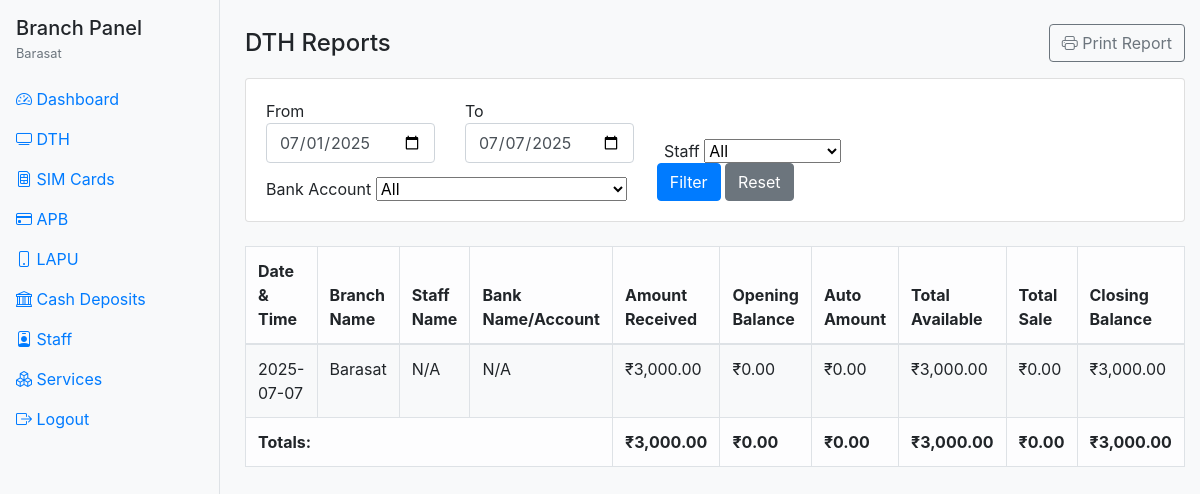
Screenshot of /branch/dth/reports.php (signed in) with the database file from the repository.
### tables this page shows
CREATE TABLE `branches` (
  `id` int(11) NOT NULL,
  `branch_code` varchar(10) NOT NULL,
  `branch_name` varchar(100) NOT NULL,
  `branch_type` enum('main','sub','satellite') DEFAULT 'sub',
  `opening_date` date NOT NULL,
  `address1` varchar(255) NOT NULL,
  `address2` varchar(255) DEFAULT NULL,
  `city` varchar(100) NOT NULL,
  `postal_code` varchar(10) NOT NULL,
  `contact_number` varchar(15) NOT NULL,
  `email` varchar(100) NOT NULL,
  `manager_name` varchar(100) DEFAULT NULL,
  `working_hours` varchar(100) DEFAULT NULL,
  `notes` text DEFAULT NULL,
  `status` enum('active','inactive') DEFAULT 'active',
  `created_by` int(11) DEFAULT NULL,
  `created_at` timestamp NOT NULL DEFAULT current_timestamp(),
  `updated_by` int(11) DEFAULT NULL,
  `updated_at` timestamp NOT NULL DEFAULT current_timestamp() ON UPDATE current_timestamp()
);

CREATE TABLE `dth` (
  `id` int(11) NOT NULL,
  `branch_id` int(11) DEFAULT NULL,
  `staff_id` int(11) DEFAULT NULL,
  `transaction_date` date DEFAULT NULL,
  `amount_received` decimal(10,2) DEFAULT 0.00,
  `opening_balance` decimal(10,2) DEFAULT 0.00,
  `auto_amount` decimal(10,2) DEFAULT 0.00,
  `total_available_fund` decimal(10,2) DEFAULT 0.00,
  `total_spent` decimal(10,2) DEFAULT 0.00,
  `closing_amount` decimal(10,2) DEFAULT 0.00,
  `created_at` timestamp NOT NULL DEFAULT current_timestamp(),
  `bank_account_id` int(11) DEFAULT NULL,
  `notes` text DEFAULT NULL,
  `closing_stock` int(11) DEFAULT 0
);

### branch/dth/reports.php (the view, shortened to what this page needs)
<?php
$user = $_SESSION['branch_user'];
$branch_id = $user['branch_id'];
$page_title = 'DTH Reports';
$db = new Database();
$conn = $db->getConnection();
$stmt = $conn->prepare("SELECT branch_name FROM branches WHERE id = ?");
$stmt->execute([$branch_id]);
$branch_row = $stmt->fetch(PDO::FETCH_ASSOC);
$branch_name = $branch_row ? $branch_row['branch_name'] : '';
$from_date = isset($_GET['from_date']) && $_GET['from_date'] ? $_GET['from_date'] : date('Y-m-01');
$to_date = isset($_GET['to_date']) && $_GET['to_date'] ? $_GET['to_date'] : date('Y-m-d');
$where = ["d.branch_id = ?"];
$params = [$branch_id];
if ($from_date && $to_date) {
    $where[] = "DATE(d.transaction_date) BETWEEN ? AND ?";
    $params[] = $from_date;
    $params[] = $to_date;
}
$sql = "
    SELECT d.*, b.branch_name, s.full_name as staff_name, ba.bank_name, ba.account_number
    FROM dth d
    LEFT JOIN branches b ON d.branch_id = b.id
    LEFT JOIN staff s ON d.staff_id = s.id
    LEFT JOIN bank_accounts ba ON d.bank_account_id = ba.id
    WHERE " . implode(" AND ", $where) . "
    ORDER BY d.transaction_date DESC, d.created_at DESC
";
$stmt = $conn->prepare($sql);
$stmt->execute($params);
$transactions = $stmt->fetchAll(PDO::FETCH_ASSOC);
$totals = [
    'opening_balance' => 0,
    'amount_received' => 0,
    'auto_amount' => 0,
    'total_available_fund' => 0,
    'total_spent' => 0,
    'closing_amount' => 0,
];
foreach ($transactions as $row) {
    $totals['opening_balance'] += $row['opening_balance'];
    $totals['amount_received'] += $row['amount_received'];
    $totals['auto_amount'] += $row['auto_amount'];
    $totals['total_available_fund'] += $row['total_available_fund'];
    $totals['total_spent'] += $row['total_spent'];
    $totals['closing_amount'] += $row['closing_amount'];
}
?>
<!DOCTYPE html>
<html lang="en">
<head>
    <link href="../../assets/css/bootstrap.min.css" rel="stylesheet">
    <link href="../../assets/css/bootstrap-icons.css" rel="stylesheet">
</head>
<body class="bg-light">
    <div class="sidebar d-none d-lg-block">
        <div class="px-3 mb-3">
            <h5 class="mb-1">Branch Panel</h5>
            <div class="small text-muted"><?php echo htmlspecialchars($branch_name); ?></div>
        </div>
        <nav class="nav flex-column">
            <a class="nav-link" href="../dashboard.php"><i class="bi bi-speedometer2"></i> Dashboard</a>
            <a class="nav-link" href="index.php"><i class="bi bi-tv"></i> DTH</a>
            <a class="nav-link" href="../sim_cards/index.php"><i class="bi bi-sim"></i> SIM Cards</a>
            <a class="nav-link" href="../apb/index.php"><i class="bi bi-credit-card"></i> APB</a>
            <a class="nav-link" href="../lapu/index.php"><i class="bi bi-phone"></i> LAPU</a>
            <a class="nav-link" href="../cash_deposits/index.php"><i class="bi bi-bank"></i> Cash Deposits</a>
            <a class="nav-link" href="../staff.php"><i class="bi bi-person-badge"></i> Staff</a>
            <a class="nav-link" href="../services.php"><i class="bi bi-boxes"></i> Services</a>
            <a class="nav-link" href="../logout.php"><i class="bi bi-box-arrow-right"></i> Logout</a>
        </nav>
    </div>
    <div class="main-content">
    <div class="container-fluid py-4">
        <div class="d-flex justify-content-between align-items-center mb-3 noprint">
            <h4 class="mb-0"><?php echo $page_title; ?></h4>
            <button class="btn btn-outline-secondary" onclick="window.print()">
                <i class="bi bi-printer"></i> Print Report
            </button>
        </div>
        <div class="card mb-4 noprint">
            <div class="card-body">
                <form class="row g-2 align-items-end" method="get">
                    <div class="col-auto">
                        <label for="from_date" class="form-label mb-0">From</label>
                        <input type="date" class="form-control" name="from_date" id="from_date" value="<?php echo htmlspecialchars($from_date); ?>">
                    </div>
                    <div class="col-auto">
                        <label for="to_date" class="form-label mb-0">To</label>
                        <input type="date" class="form-control" name="to_date" id="to_date" value="<?php echo htmlspecialchars($to_date); ?>">
                    </div>
                    <div class="col-auto">
                        <label for="staff_id" class="form-label mb-0">Staff</label>
                        <select class="form-select" name="staff_id" id="staff_id">
                            <option value="">All</option>
                        </select>
                    </div>
                    <div class="col-auto">
                        <label for="bank_account_id" class="form-label mb-0">Bank Account</label>
                        <select class="form-select" name="bank_account_id" id="bank_account_id">
                            <option value="">All</option>
                        </select>
                    </div>
                    <div class="col-auto">
                        <button type="submit" class="btn btn-primary">Filter</button>
                        <a href="reports.php" class="btn btn-secondary">Reset</a>
                    </div>
                </form>
            </div>
        </div>
        <?php if (!empty($transactions)): ?>
        <div class="table-responsive mb-4">
            <table class="table table-bordered table-hover align-middle mb-0">
                <thead class="table-light">
                    <tr>
                        <th>Date & Time</th>
                        <th>Branch Name</th>
                        <th>Staff Name</th>
                        <th>Bank Name/Account</th>
                        <th>Amount Received</th>
                        <th>Opening Balance</th>
                        <th>Auto Amount</th>
                        <th>Total Available</th>
                        <th>Total Sale</th>
                        <th>Closing Balance</th>
                    </tr>
                </thead>
                <tbody>
                <?php foreach($transactions as $row): ?>
                    <tr>
                        <td><?php echo htmlspecialchars($row['transaction_date']); ?></td>
                        <td><?php echo htmlspecialchars($row['branch_name']); ?></td>
                        <td><?php echo htmlspecialchars($row['staff_name'] ?: ($row['staff_id'] ? "ID#".$row['staff_id'] : "N/A")); ?></td>
                        <td>
                            <?php
                            if (!empty($row['bank_name']) && !empty($row['account_number'])) {
                                echo htmlspecialchars($row['bank_name']) . " / " . htmlspecialchars($row['account_number']);
                            } elseif (!empty($row['bank_account_id'])) {
                                echo "ID#" . htmlspecialchars($row['bank_account_id']);
                            } else {
                                echo "N/A";
                            }
                            ?>
                        </td>
                        <td>₹<?php echo number_format($row['amount_received'], 2); ?></td>
                        <td>₹<?php echo number_format($row['opening_balance'], 2); ?></td>
                        <td>₹<?php echo number_format($row['auto_amount'], 2); ?></td>
                        <td>₹<?php echo number_format($row['total_available_fund'], 2); ?></td>
                        <td>₹<?php echo number_format($row['total_spent'], 2); ?></td>
                        <td>₹<?php echo number_format($row['closing_amount'], 2); ?></td>
                    </tr>
                <?php endforeach; ?>
                </tbody>
                <tfoot class="table-light">
                    <tr>
                        <th colspan="4" class="text-end">Totals:</th>
                        <th>₹<?php echo number_format($totals['amount_received'], 2); ?></th>
                        <th>₹<?php echo number_format($totals['opening_balance'], 2); ?></th>
                        <th>₹<?php echo number_format($totals['auto_amount'], 2); ?></th>
                        <th>₹<?php echo number_format($totals['total_available_fund'], 2); ?></th>
                        <th>₹<?php echo number_format($totals['total_spent'], 2); ?></th>
                        <th>₹<?php echo number_format($totals['closing_amount'], 2); ?></th>
                    </tr>
                </tfoot>
            </table>
        </div>
        <?php else: ?>
            <div class="alert alert-info">No transactions found for the selected filter.</div>
        <?php endif; ?>
    </div>
    </div>
</body>
</html>

### branch/dth/reports.php (style rules this page uses)
.sidebar { height: 100vh; background: #f8f9fa; border-right: 1px solid #dee2e6; min-width: 220px; position: fixed; left: 0; top: 0; padding-top: 1rem; }
.main-content { margin-left: 230px; }

### rows the page displays
branches: branch_name "Barasat"
dth: transaction_date "2025-07-07", branch.branch_name "Barasat", staff_id "N/A", amount_received "3,000.00", opening_balance "0.00", auto_amount "0.00", total_available_fund "3,000.00", total_spent "0.00", closing_amount "3,000.00"

### other values shown
$page_title "DTH Reports"
